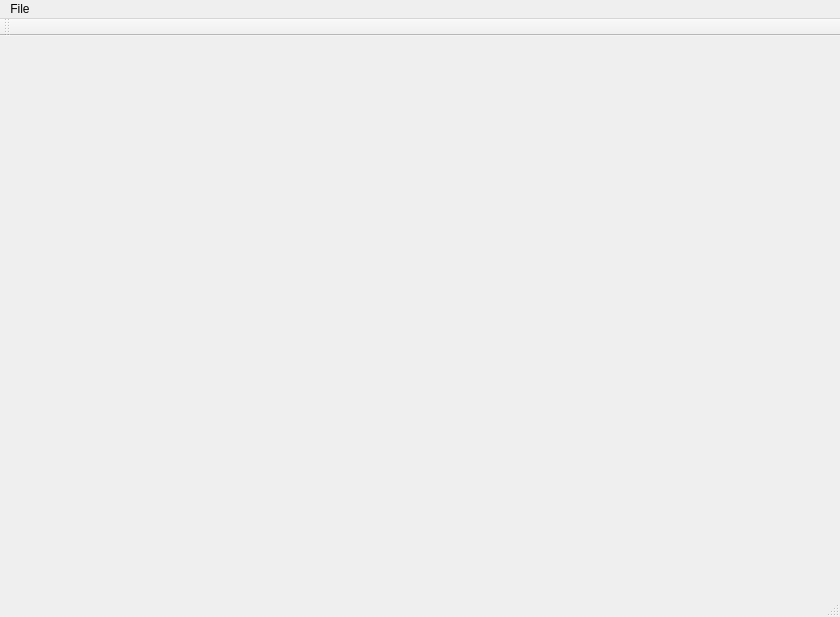
<?xml version="1.0" encoding="UTF-8"?>
<ui version="4.0">
 <class>VideoStableLLClass</class>
 <widget class="QMainWindow" name="VideoStableLLClass">
  <property name="geometry">
   <rect>
    <x>0</x>
    <y>0</y>
    <width>840</width>
    <height>617</height>
   </rect>
  </property>
  <property name="windowTitle">
   <string>VideoStableLL</string>
  </property>
  <widget class="QWidget" name="centralWidget"/>
  <widget class="QMenuBar" name="menuBar">
   <property name="geometry">
    <rect>
     <x>0</x>
     <y>0</y>
     <width>840</width>
     <height>26</height>
    </rect>
   </property>
   <widget class="QMenu" name="menuFile">
    <property name="title">
     <string>File</string>
    </property>
    <addaction name="actionStart"/>
   </widget>
   <addaction name="menuFile"/>
  </widget>
  <widget class="QToolBar" name="mainToolBar">
   <attribute name="toolBarArea">
    <enum>TopToolBarArea</enum>
   </attribute>
   <attribute name="toolBarBreak">
    <bool>false</bool>
   </attribute>
  </widget>
  <widget class="QStatusBar" name="statusBar"/>
  <action name="actionStart">
   <property name="text">
    <string>Open</string>
   </property>
  </action>
  <action name="actionView">
   <property name="text">
    <string>view</string>
   </property>
  </action>
 </widget>
 <layoutdefault spacing="6" margin="11"/>
 <resources>
  <include location="videostablell.qrc"/>
 </resources>
 <connections/>
</ui>
